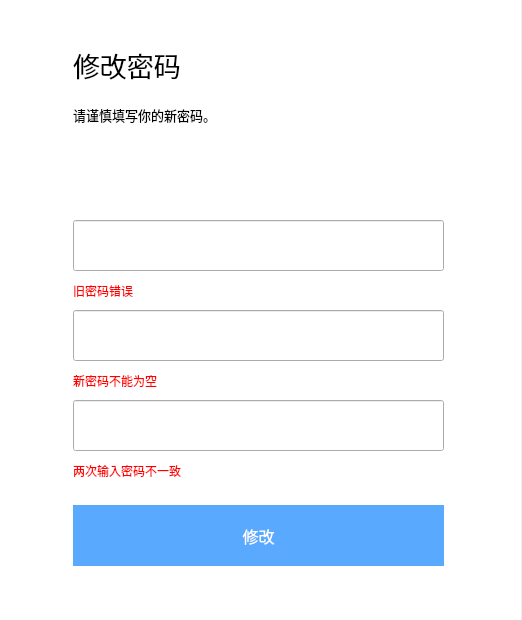
<?xml version="1.0" encoding="UTF-8"?>
<ui version="4.0">
 <class>changepw</class>
 <widget class="QDialog" name="changepw">
  <property name="geometry">
   <rect>
    <x>0</x>
    <y>0</y>
    <width>522</width>
    <height>620</height>
   </rect>
  </property>
  <property name="windowTitle">
   <string>修改密码</string>
  </property>
  <property name="windowIcon">
   <iconset resource="image.qrc">
    <normaloff>:/image/victoricon2.png</normaloff>:/image/victoricon2.png</iconset>
  </property>
  <widget class="QFrame" name="frame">
   <property name="geometry">
    <rect>
     <x>0</x>
     <y>0</y>
     <width>521</width>
     <height>621</height>
    </rect>
   </property>
   <property name="frameShape">
    <enum>QFrame::StyledPanel</enum>
   </property>
   <property name="frameShadow">
    <enum>QFrame::Raised</enum>
   </property>
   <widget class="QLabel" name="label_2">
    <property name="geometry">
     <rect>
      <x>0</x>
      <y>0</y>
      <width>521</width>
      <height>620</height>
     </rect>
    </property>
    <property name="styleSheet">
     <string notr="true">background-color: rgb(255, 255, 255);</string>
    </property>
    <property name="text">
     <string/>
    </property>
   </widget>
   <widget class="QLabel" name="label_3">
    <property name="geometry">
     <rect>
      <x>73</x>
      <y>100</y>
      <width>331</width>
      <height>31</height>
     </rect>
    </property>
    <property name="font">
     <font>
      <family>微软雅黑</family>
      <pointsize>10</pointsize>
     </font>
    </property>
    <property name="text">
     <string>&lt;html&gt;&lt;head/&gt;&lt;body&gt;&lt;p&gt;请谨慎填写你的新密码。&lt;/p&gt;&lt;/body&gt;&lt;/html&gt;</string>
    </property>
   </widget>
   <widget class="QLineEdit" name="lineEdit">
    <property name="geometry">
     <rect>
      <x>73</x>
      <y>220</y>
      <width>371</width>
      <height>51</height>
     </rect>
    </property>
    <property name="font">
     <font>
      <family>微软雅黑</family>
      <pointsize>12</pointsize>
     </font>
    </property>
    <property name="styleSheet">
     <string notr="true"/>
    </property>
   </widget>
   <widget class="QLabel" name="label">
    <property name="geometry">
     <rect>
      <x>73</x>
      <y>40</y>
      <width>251</width>
      <height>51</height>
     </rect>
    </property>
    <property name="font">
     <font>
      <family>微软雅黑</family>
      <pointsize>20</pointsize>
      <weight>50</weight>
      <bold>false</bold>
     </font>
    </property>
    <property name="text">
     <string>&lt;html&gt;&lt;head/&gt;&lt;body&gt;&lt;p&gt;修改密码&lt;/p&gt;&lt;/body&gt;&lt;/html&gt;</string>
    </property>
   </widget>
   <widget class="QPushButton" name="pushButton">
    <property name="geometry">
     <rect>
      <x>73</x>
      <y>505</y>
      <width>371</width>
      <height>61</height>
     </rect>
    </property>
    <property name="font">
     <font>
      <family>微软雅黑</family>
      <pointsize>12</pointsize>
      <weight>50</weight>
      <bold>false</bold>
     </font>
    </property>
    <property name="styleSheet">
     <string notr="true">QPushButton{border-style:none;background-color: rgb(89, 169, 255);color: rgb(255, 255, 255);}
QPushButton:hover{background: rgb(100, 185, 255);color: rgb(255, 255, 255);}
</string>
    </property>
    <property name="text">
     <string>修改</string>
    </property>
   </widget>
   <widget class="QLineEdit" name="lineEdit_2">
    <property name="geometry">
     <rect>
      <x>73</x>
      <y>310</y>
      <width>371</width>
      <height>51</height>
     </rect>
    </property>
    <property name="font">
     <font>
      <family>微软雅黑</family>
      <pointsize>12</pointsize>
     </font>
    </property>
   </widget>
   <widget class="QLabel" name="label_4">
    <property name="geometry">
     <rect>
      <x>73</x>
      <y>170</y>
      <width>31</width>
      <height>31</height>
     </rect>
    </property>
    <property name="font">
     <font>
      <family>微软雅黑</family>
      <pointsize>12</pointsize>
     </font>
    </property>
    <property name="styleSheet">
     <string notr="true">border-image: url(:/image/yonghu2.png);</string>
    </property>
    <property name="text">
     <string/>
    </property>
   </widget>
   <widget class="QLabel" name="label_5">
    <property name="geometry">
     <rect>
      <x>123</x>
      <y>170</y>
      <width>321</width>
      <height>31</height>
     </rect>
    </property>
    <property name="font">
     <font>
      <family>微软雅黑</family>
      <pointsize>12</pointsize>
     </font>
    </property>
    <property name="text">
     <string/>
    </property>
   </widget>
   <widget class="QLineEdit" name="lineEdit_3">
    <property name="geometry">
     <rect>
      <x>73</x>
      <y>400</y>
      <width>371</width>
      <height>51</height>
     </rect>
    </property>
    <property name="font">
     <font>
      <family>微软雅黑</family>
      <pointsize>12</pointsize>
     </font>
    </property>
    <property name="styleSheet">
     <string notr="true"/>
    </property>
   </widget>
   <widget class="QLabel" name="label_6">
    <property name="geometry">
     <rect>
      <x>73</x>
      <y>280</y>
      <width>201</width>
      <height>21</height>
     </rect>
    </property>
    <property name="font">
     <font>
      <family>微软雅黑</family>
     </font>
    </property>
    <property name="styleSheet">
     <string notr="true">color: rgb(255, 0, 0);</string>
    </property>
    <property name="text">
     <string>旧密码错误</string>
    </property>
   </widget>
   <widget class="QLabel" name="label_7">
    <property name="geometry">
     <rect>
      <x>73</x>
      <y>370</y>
      <width>201</width>
      <height>21</height>
     </rect>
    </property>
    <property name="font">
     <font>
      <family>微软雅黑</family>
     </font>
    </property>
    <property name="styleSheet">
     <string notr="true">color: rgb(255, 0, 0);</string>
    </property>
    <property name="text">
     <string>新密码不能为空</string>
    </property>
   </widget>
   <widget class="QLabel" name="label_8">
    <property name="geometry">
     <rect>
      <x>73</x>
      <y>460</y>
      <width>201</width>
      <height>21</height>
     </rect>
    </property>
    <property name="font">
     <font>
      <family>微软雅黑</family>
     </font>
    </property>
    <property name="styleSheet">
     <string notr="true">color: rgb(255, 0, 0);</string>
    </property>
    <property name="text">
     <string>两次输入密码不一致</string>
    </property>
   </widget>
   <zorder>label_2</zorder>
   <zorder>label_3</zorder>
   <zorder>lineEdit</zorder>
   <zorder>pushButton</zorder>
   <zorder>lineEdit_2</zorder>
   <zorder>label</zorder>
   <zorder>label_4</zorder>
   <zorder>label_5</zorder>
   <zorder>lineEdit_3</zorder>
   <zorder>label_6</zorder>
   <zorder>label_7</zorder>
   <zorder>label_8</zorder>
  </widget>
 </widget>
 <resources>
  <include location="image.qrc"/>
 </resources>
 <connections/>
</ui>
